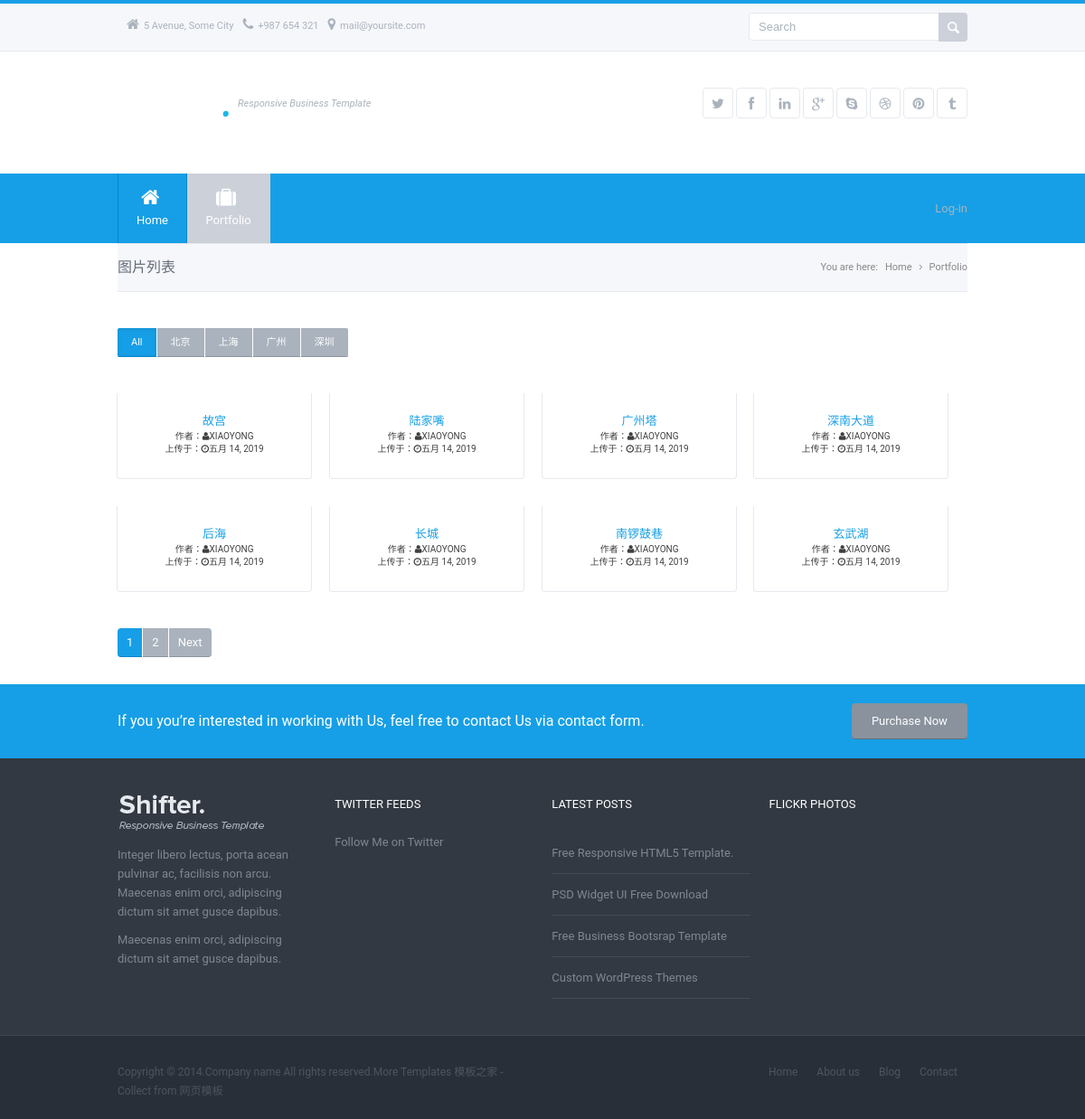
Screenshot of /portfolio/image/list/ with the database file from the repository.
### portfolio/models.py (models this page shows, shortened)
class Image(models.Model):
    CATEGORY_CHOICES = (('beijing', '北京'), ('shanghai', '上海'), ('guangzhou', '广州'), ('shenzhen', '深圳'))
    user = models.ForeignKey(settings.AUTH_USER_MODEL, related_name='images_created', on_delete=models.CASCADE)
    title = models.CharField(max_length=200)
    slug = models.CharField(max_length=200, blank=True)
    category = models.CharField(max_length=200, choices=CATEGORY_CHOICES, blank=True)
    image = models.ImageField(upload_to='images/%Y/%m/%d')
    description = models.TextField(blank=True)
    created = models.DateField(auto_now_add=True, db_index=True)
    users_like = models.ManyToManyField(settings.AUTH_USER_MODEL, related_name='images_liked', blank=True)
    def get_absolute_url(self):
        return reverse('portfolio:image_detail', args=[self.pk])

### portfolio/views.py (the view)
# urls.py: path('image/list/', ImageList.as_view(), name='image_list'),
class ImageList(ListView):
    model = Image
    template_name = "portfolio/image_list.html"
    paginate_by = 8  # 8个图片为一页

### portfolio/templates/portfolio/image_list.html (shortened to what this page needs)
{% extends 'base.html' %}
{% block content %}
    <div id="content">
        <div class="container">
            <div id="content">
			 		<div id="breadcrumb">
				<div class="container">
					<div class="one-half">
						<h4>图片列表</h4>
					</div>
					<div class="one-half">
						<nav id="breadcrumbs">
						<ul>
							<li>You are here:</li>
							<li><a href="{% url 'index' %}">Home</a></li>
							<li>Portfolio</li>
						</ul>
						</nav>
					</div>
				</div>
			</div>
			<div class="container">
				<ul id="filterable">
					<li><a data-categories="*">All</a></li>
					<li><a data-categories="beijing">北京</a></li>
					<li><a data-categories="shanghai">上海</a></li>
					<li><a data-categories="guangzhou">广州</a></li>
					<li><a data-categories="shenzhen">深圳</a></li>
				</ul>
				<ul id="portfolio-container" class="four-columns">
                    {% for image in object_list %}
					<li class="isotope-item" data-categories="{{ image.category }}">
						<div class="item-wrapp">
								<div class="portfolio-item-title">
									<a href="{{ image.get_absolute_url }}">{{ image.title }}</a>
									<p>
										作者：<i class="icon-user"></i>{{ image.user.first_name }}<br>
                                        上传于：<i class="icon-time"></i>{{ image.created }}
									</p>
								</div>
							</div>
					</li>
                    {% endfor %}
				</ul>
                {% include 'pagination.html' with page=page_obj %}
			</div>
			</div>
        </div>
    </div>
{% endblock %}

### templates/base.html (shortened to what this page needs)
{% load static %}
<!DOCTYPE html>
<head>
    <link rel="stylesheet" href="{% static 'css/style.css' %}" media="screen"/>
    <link rel="stylesheet" href="{% static 'css/responsive.css' %}" media="screen"/>
    <link rel="stylesheet" id="style-color" href="{% static 'css/colors/blue-color.css' %}" media="screen"/>
    <link href='{% static 'from_internet/css' %}' rel='stylesheet' type='text/css'>
    <link rel="stylesheet" href="{% static 'css/prettyPhoto.css' %}" media="screen"/>
    <link rel="stylesheet" href="{% static 'css/font-awesome/font-awesome.min.css' %}" media="screen"/>
    <link rel="stylesheet" href="{% static 'css/layer-slider.css' %}" media="screen"/>
    <link rel="stylesheet" href="{% static 'css/flexslider.css' %}" media="screen"/>
    <link rel="stylesheet" href="{% static 'css/revolution-slider.css' %}" media="screen"/>
</head>
<body>
<div id="container">
    <div id="wrapp">
        <header id="header">
            <div id="header-links">
                <div class="container">
                    <div class="one-half">
                        <ul class="contact-links">
                            <li><a href="#"><i class="icon-home"></i>5 Avenue, Some City </a></li>
                            <li><a href="#"><i class="icon-phone"></i>+987 654 321 </a></li>
                            <li><a href="#"><i class="icon-map-marker"></i>mail@yoursite.com</a></li>
                        </ul>
                    </div>
                    <div class="one-half">
                        <nav class="top-search">
                            <form action="." method="get">
                                <button class="search-btn"></button>
                                <input class="search-field" type="text" onblur="if(this.value=='')this.value='Search';"
                                       onfocus="if(this.value=='Search')this.value='';" value="Search"/>
                            </form>
                        </nav>
                    </div>
                </div>
            </div>
            <div class="container">
                <div class="head-wrapp">
                    <a href="{% url 'index' %}" id="logo"><img src="{% static 'images/logo.png' %}"
                                                        alt=""/><span>Responsive Business Template</span></a>
                    <ul class="social-links alternative">
                        <li><a href="#" class="twitter tooltip" title="Some Title"><i class="icon-twitter"></i></a></li>
                        <li><a href="#" class="facebook tooltip" title="Some Title"><i class="icon-facebook"></i></a>
                        </li>
                        <li><a href="#" class="linkedin tooltip" title="Some Title"><i class="icon-linkedin"></i></a>
                        </li>
                        <li><a href="#" class="google tooltip" title="Some Title"><i class="icon-google-plus"></i></a>
                        </li>
                        <li><a href="#" class="skype tooltip" title="Some Title"><i class="icon-skype"></i></a></li>
                        <li><a href="#" class="dribbble tooltip" title="Some Title"><i class="icon-dribbble"></i></a>
                        </li>
                        <li><a href="#" class="pinterest tooltip" title="Some Title"><i class="icon-pinterest"></i></a>
                        </li>
                        <li><a href="#" class="tumblr tooltip" title="Some Title"><i class="icon-tumblr"></i></a></li>
                    </ul>
                </div>
            </div>
            <div id="main-navigation">
                <div class="container">
                    <ul class="main-menu">
                        <li><a href="{% url 'index' %}"
                               id="{% if request.path == "/account/index/" %}current{% endif %}"><i
                                class="icon-home"></i>Home</a>
                        </li>
                        <li><a href="#"
                               id="{% if request.path|slice:"11" == "/portfolio/" %}current{% endif %}"><i
                                class="icon-suitcase"></i> Portfolio</a>
                            </li>
                    </ul>
                    <div class="after-nav-info alt">
                        <span class="user">
                            {% if request.user.is_authenticated %}
                                Hello {{ request.user.first_name }}
                                <a href="{% url 'logout' %}">Logout</a>
                            {% else %}
                                <a href="{% url 'login' %}">Log-in</a>
                            {% endif %}
                        </span>
                    </div>
                </div>
            </div>
        </header>
        {% block content %}{% endblock %}
        <section class="footer-call-to-action">
            <section class="container">
                <div class="three-fourth">
                    <h4>If you you’re interested in working with Us, feel free to contact Us via contact form.</h4>
                </div>
                <div class="one-fourth">
                    <a href="#" class="button grey huge round">Purchase Now</a>
                </div>
            </section>
        </section>
        <footer id="footer" class="style-01">
            <section class="container">
                <div class="one-fourth">
                    <p>
                        <img src="{% static 'images/logo-footer.png' %}" alt=""/>
                    </p>
                    <p>
                        Integer libero lectus, porta acean pulvinar ac, facilisis non arcu. Maecenas enim orci,
                        adipiscing dictum sit amet gusce dapibus.
                    </p>
                    <p>
                        Maecenas enim orci, adipiscing dictum sit amet gusce dapibus.
                    </p>
                </div>
                <section class="one-fourth">
                    <h4>Twitter Feeds</h4>
                    <p>
                        <a href="#">Follow Me on Twitter</a>
                    </p>
                </section>
                <section class="one-fourth">
                    <h4>Latest Posts</h4>
                    <ul>
                        <li><a href="#">Free Responsive HTML5 Template.</a></li>
                        <li><a href="#">PSD Widget UI Free Download</a></li>
                        <li><a href="#">Free Business Bootsrap Template</a></li>
                        <li><a href="#">Custom WordPress Themes</a></li>
                    </ul>
                </section>
                <section class="one-fourth">
                    <h4>Flickr Photos</h4>
                </section>
            </section>
        </footer>
        <section id="copyrights">
            <section class="container">
                <div class="one-half">
                    <p>
                        Copyright &copy; 2014.Company name All rights reserved.More Templates <a
                            href="http://www.cssmoban.com/" target="_blank" title="模板之家">模板之家</a> - Collect from <a
                            href="http://www.cssmoban.com/" title="网页模板" target="_blank">网页模板</a>
                    </p>
                </div>
                <div class="one-half">
                    <ul class="copyright_links">
                        <li><a href="#" title="Home">Home</a></li>
                        <li><a href="#" title="About">About us</a></li>
                        <li><a href="#" title="Blog">Blog</a></li>
                        <li><a href="#" title="Contact">Contact</a></li>
                    </ul>
                </div>
            </section>
        </section>
    </div>
</div>
</body>

### templates/pagination.html (shortened to what this page needs)
<nav class="pagination">
    <ul>
        {% for i in page.paginator.page_range %}
            <li><a href="?page={{ i }}" {% if page.number == i %}class="current"{% endif %}>{{ i }}</a></li>
        {% endfor %}
        {% if page.has_next %}
            <li><a href="?page={{ page.next_page_number }}">Next</a></li>
        {% endif %}
    </ul>
</nav>

### static/css/colors/blue-color.css (style rules this page uses)
.main-menu li a { border-left: 1px solid #0084c9 }
.main-menu li:last-child a { border-right: 1px solid #0084c9 }
#main-navigation { background: #169fe6 }
#header-links { border-top: 4px solid #169fe6 }
.portfolio-item, .blog-item,.button.color-alt,.button.simple-grey:hover,.home-intro,a.product-item-preview:hover,.ui-slider .ui-slider-range,.tp-caption.large_title,.comment-author span.reply a:hover, .comment-author span.reply a:hover i,.pagination ul li a:hover,.pagination .current, .sidebar ul.popular-tags li a:hover,.flex-control-nav li a:hover,.flex-control-nav li a.flex-active,li.carousel-active-tab,table.simple-table th,#filterable li a:hover, #filterable li a.active,.plan-name.color,.plan-price.color,.bar_graph li span,.footer-call-to-action,.feature-block-icon,.feature-block-icon span,.ls_large_text_03 { background: #169fe6!important }
ul.sidebar-nav li a.active,ul.sidebar-nav li a.active i,.tabs-nav li.active a i,.feature-block-center h6,a.all-items:hover,a.all-items:hover i,#amount,.portfolio-item-title a,.pdf a, ul.sidebar-nav li a:hover,ul.sidebar-nav li a:hover i,ul.accordion li a,.main-menu ul a:hover ,.team-member h4 a:hover ,.feature-block i:hover,ul.accordion li.accordion-item.selected .accordion-switch, .dropcap ,.happy-clients-author,ul.simple-list li i,.main-menu ol a:hover,.main-menu ol a:hover i,.ls_large_text_01 ,.feature-block-title h6,.tabs-nav li.active a,ul.team-member-links li a:hover i { color: #169fe6!important }
.flex-control-nav li a.flex-active,.flex-caption,.pagination .current,.pagination ul li a:hover,#filterable li a.active,.bar_graph li span,.jcarousel-next:hover,.jcarousel-next:focus, .jcarousel-next:active,.jcarousel-prev:hover,.jcarousel-prev:focus,.jcarousel-prev:active,.jcarousel-next,.jcarousel-prev,#filterable li a:hover { border-bottom: 1px solid #0084c9; }

### rows the page displays
Image: title "故宫", user.first_name "XIAOYONG", created "五月 14, 2019"
Image: title "陆家嘴", user.first_name "XIAOYONG", created "五月 14, 2019"
Image: title "广州塔", user.first_name "XIAOYONG", created "五月 14, 2019"
Image: title "深南大道", user.first_name "XIAOYONG", created "五月 14, 2019"
Image: title "后海", user.first_name "XIAOYONG", created "五月 14, 2019"
Image: title "长城", user.first_name "XIAOYONG", created "五月 14, 2019"
Image: title "南锣鼓巷", user.first_name "XIAOYONG", created "五月 14, 2019"
Image: title "玄武湖", user.first_name "XIAOYONG", created "五月 14, 2019"

### other values shown
{{ i }} "1" "2"
